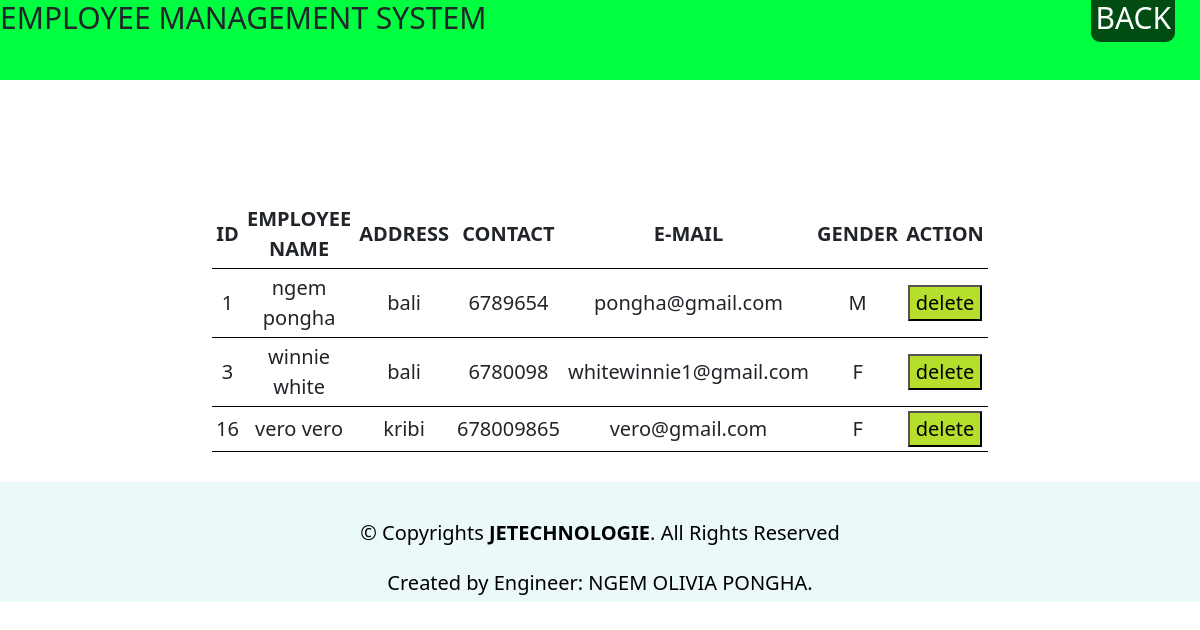
/employee_list.php, run on the app's committed database.
### tables this page shows
CREATE TABLE `employee` (
  `id` int(3) NOT NULL,
  `first_name` varchar(255) NOT NULL,
  `last_name` varchar(255) NOT NULL,
  `address` varchar(255) NOT NULL,
  `contact` varchar(255) NOT NULL,
  `email` varchar(255) NOT NULL,
  `password` varchar(255) NOT NULL,
  `gender` enum('M','F') NOT NULL
);

### employee_list.php (the view, shortened to what this page needs)
<?php
$conn=new mysqli('localhost','root','','ems');
       ?>
<!DOCTYPE html>
<html>
<head>
  <link href="https://cdn.jsdelivr.net/npm/bootstrap@5.0.0-beta2/dist/css/bootstrap.min.css" rel="stylesheet">
</head>
<body>
 <?php
$sql="SELECT * FROM employee";
$result=mysqli_query($conn,$sql);
?>
<header>
           	<div style="display: flex; justify-content: space-between;">
           		<div><h1>EMPLOYEE MANAGEMENT SYSTEM  </h1></div>
           		 <div><h1><a hreF="admin_site.php" id="a">BACK</a></h1></div>
           	</div>
</header>
<div>
	      <table>
	      	<thead>
	      	<tr class="control">
	      		<th>ID</th>
	      		<th>EMPLOYEE NAME</th>
	      		<th>ADDRESS</th>
	      		<th>CONTACT</th>
	      		<th>E-MAIL</th>
	      		<th>GENDER</th>
	      		<th>ACTION</th>
	      	</tr>
	      </thead>
	      <tbody>
	           <?php  while ($row=mysqli_fetch_array($result)) { ?>
	      	<tr>
	      		<td> <?php echo $row['id']; ?> </td>
	      		<td> <?php echo $row['first_name'].'  '.$row['last_name']; ?> </td>
	      		<td> <?php echo $row['address']; ?> </td>
	      		<td> <?php echo $row['contact']; ?> </td>
	      		<td> <?php echo $row['email']; ?> </td>
	      		<td> <?php echo $row['gender']; ?> </td>
	      		<td>
	      			<button type="submit" name="delete" id="link"><a id="del" href="employee_list.php?delid=<?=$row['id'];?>">delete</a></button>
	      		</td>
	      	</tr>
	      	<?php
	      }
	      ?>
	      </tbody>
	      </table>
</div>
<?php
 include("layout/footer.php")
 ?>
</body>
</html>

### employee_list.php (style rules this page uses)
header { background:rgb(0,255,64); height: 10vh; }
#a { text-align: right; border-radius: 9px; padding: 4px; background:rgba(0,0,0,0.7); color: white; text-decoration:none; text-decoration: none; margin-right: 25px; }
h1 { font-size: 30px; }
body { font-size: 20px; }
#link { background: rgb(182,223,45); }
#del { text-decoration: none; color: black; }
table { width: 50%; margin: 30px auto; border-collapse: collapse; text-align: center; margin-top: 10%; }
tr { border-bottom: 1px solid black; }
th,td { border:none; height: 40px; padding: 4px; margin: 2px; }

### data on the page
employee: id "1", first_name "ngem", last_name "pongha", address "bali", contact "6789654", email "pongha@gmail.com", gender "M"
employee: id "3", first_name "winnie", last_name "white", address "bali", contact "6780098", email "whitewinnie1@gmail.com", gender "F"
employee: id "16", first_name "vero", last_name "vero", address "kribi", contact "678009865", email "vero@gmail.com", gender "F"
